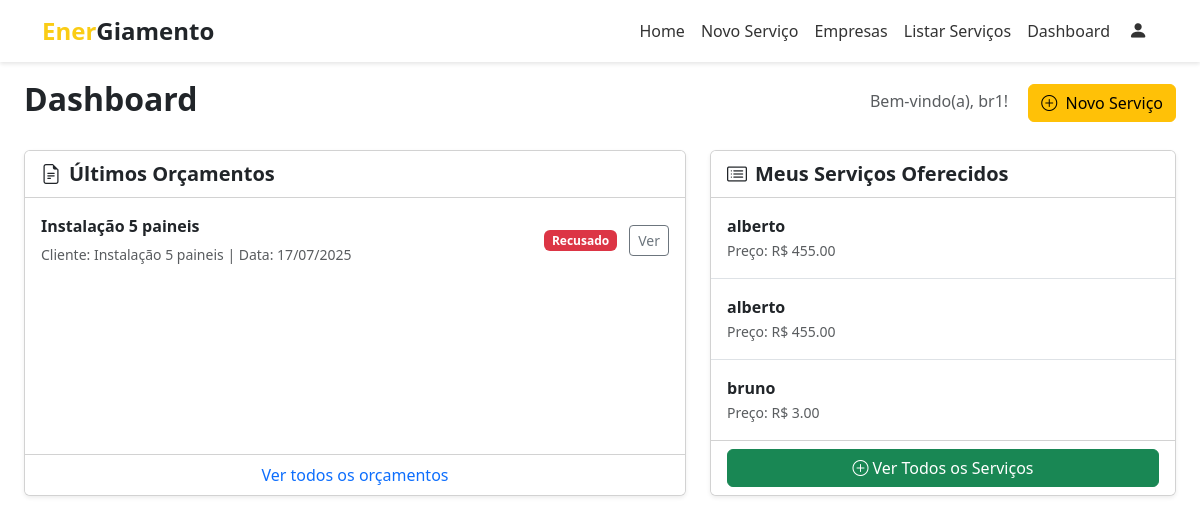
The app's page /dashboard_forn (signed in) with its own data.
### app/models.py (models this page shows)
class Fornecedor(db.Model):
    idfornecedor = db.Column(db.Integer, primary_key=True)
    nome = db.Column(db.String(100))
    cnpj = db.Column(db.String(18))
    contato_idcontato = db.Column(db.Integer, db.ForeignKey('contato.idcontato'))
    cadastro_idcadastro = db.Column(db.Integer, db.ForeignKey('cadastro.idcadastro'))
    endereco_idendereco = db.Column(db.Integer, db.ForeignKey('endereco.idendereco'))
    endereco = db.relationship('Endereco', back_populates='fornecedores')
    atualizacao_servico = db.Column(db.Date)
    contato = db.relationship('Contato')
    servicos = db.relationship(
        'Servico',
        secondary='servico_has_fornecedor',
        back_populates='fornecedores'
    )
    orcamentos = db.relationship(
        'Orcamento',
        secondary='orcamento_has_fornecedor',
        back_populates='fornecedores'
    )

class Orcamento(db.Model):
    idproposta = db.Column(db.Integer, primary_key=True)
    descricao = db.Column(db.Text)
    area_placas = db.Column(db.Integer)
    valor_orcamento = db.Column(db.Integer)
    status_orcamento = db.Column(db.Integer)
    vencedor = db.Column(db.String(45))
    data_proposta = db.Column(db.Date)
    data_reposta = db.Column(db.Date)
    local = db.Column(db.String(100))
    clientes = db.relationship(
        'Cliente',
        secondary='proposta_has_cliente',
        back_populates='orcamentos'
    )
    fornecedores = db.relationship(
        'Fornecedor',
        secondary='orcamento_has_fornecedor',
        back_populates='orcamentos'
    )

class Servico(db.Model):
    idservico = db.Column(db.Integer, primary_key=True)
    nome = db.Column(db.String(100))
    descricao = db.Column(db.String(200))
    preco = db.Column(db.Integer)
    fornecedores = db.relationship(
        'Fornecedor',
        secondary='servico_has_fornecedor',
        back_populates='servicos'
    )

### app/main/__init__.py (the view)
@main.route('/dashboard_forn')
def dashboard_forn():
    usuario_id = session.get('idcadastro')
    if not usuario_id:
        return "Fornecedor não encontrado"
    fornecedor_logado = Fornecedor.query.filter_by(cadastro_idcadastro=usuario_id).first()
    servicos_do_fornecedor = fornecedor_logado.servicos
    orcamento_do_fornecedor = fornecedor_logado.orcamentos
    return render_template('dashboard_forn.html', usuario=session.get('usuario'), meus_servicos=servicos_do_fornecedor, orcamentos=orcamento_do_fornecedor)

### app/templates/dashboard_forn.html
{% extends "base_forn.html" %}
{% block content %}
<div class="container-fluid p-4">
    <div class="d-flex justify-content-between align-items-center mb-4">
        <h1 class="h2 fw-bold">Dashboard</h1>
        <div>
            <span class="text-muted me-3">Bem-vindo(a), {{ usuario }}!</span>
            <a href="{{ url_for('main.novo_orcamento') }}" class="btn btn-warning">
                <i class="bi bi-plus-circle me-1"></i>
                Novo Serviço
            </a>
        </div>
    </div>
    <div class="row g-4">
        <div class="col-lg-7">
            <div class="card shadow-sm h-100">
                <div class="card-header bg-white fw-bold fs-5">
                    <i class="bi bi-file-earmark-text me-2"></i>Últimos Orçamentos
                </div>
                <div class="card-body p-0">
                    <ul class="list-group list-group-flush">
                        {% for orcamento in orcamentos %}
                        <li class="list-group-item d-flex justify-content-between align-items-center p-3">
                            <div>
                                <p class="mb-1 fw-bold">{{ orcamento.descricao }}</p>
                                <small class="text-muted">Cliente: {{ orcamento.descricao }} | Data: {{ orcamento.data_proposta.strftime('%d/%m/%Y') }}</small>
                            </div>
                            <div>
                                {% if orcamento.status == 'Aprovado' %}
                                    <span class="badge bg-success me-2">Aprovado</span>
                                {% elif orcamento.status == 'Pendente' %}
                                    <span class="badge bg-warning text-dark me-2">Pendente</span>
                                {% else %}
                                    <span class="badge bg-danger me-2">Recusado</span>
                                {% endif %}
                                <a href="#" class="btn btn-outline-secondary btn-sm">Ver</a>
                            </div>
                        </li>
                        {% else %}
                            <li class="list-group-item text-center text-muted p-4">Nenhum orçamento cadastrado.</li>
                        {% endfor %}
                    </ul>
                </div>
                <div class="card-footer bg-white text-center">
                    <a href="#" class="text-decoration-none">Ver todos os orçamentos</a>
                </div>
            </div>
        </div>
        <div class="col-lg-5">
            <div class="card shadow-sm h-100">
                <div class="card-header bg-white fw-bold fs-5">
                    <i class="bi bi-card-list me-2"></i>Meus Serviços Oferecidos
                </div>
                <div class="card-body p-0">
                    <ul class="list-group list-group-flush">
                        {% for servico in meus_servicos %}
                        <li class="list-group-item d-flex justify-content-between align-items-center p-3">
                            <div>
                                <p class="mb-0 fw-bold">{{ servico.nome }}</p>
                                <small class="text-muted">Preço: R$ {{ "%.2f"|format(servico.preco) }}</small>
                            </div>
                        </li>
                        {% else %}
                            <li class="list-group-item text-center text-muted p-4">Nenhum serviço cadastrado.</li>
                        {% endfor %}
                    </ul>
                </div>
                <div class="card-footer bg-white text-center">
                    <a href="{{ url_for('main.servicos_forn') }}" class="btn btn-success w-100">
                        <i class="bi bi-plus-circle me-1"></i>Ver Todos os Serviços
                    </a>
                </div>
            </div>
        </div>
    </div>
</div>
{% endblock %}

### app/templates/base_forn.html (style rules this page uses)
body, html { margin: 0; padding: 0; width: 100%; height: 100%; }
body { padding-top: 56px; min-height: 100vh; flex-direction: column; }

### records on screen
Fornecedor: nome "br1"
Orcamento: descricao "Instalação 5 paineis", data_proposta "17/07/2025"
Servico: nome "alberto", preco "455.00"
Servico: nome "alberto", preco "455.00"
Servico: nome "bruno", preco "3.00"
